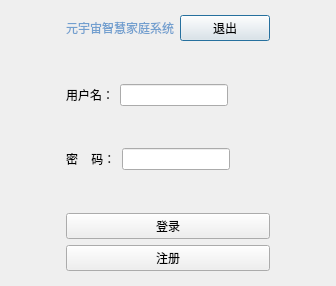
<?xml version="1.0" encoding="UTF-8"?>
<ui version="4.0">
 <class>DialogLog</class>
 <widget class="QDialog" name="DialogLog">
  <property name="geometry">
   <rect>
    <x>0</x>
    <y>0</y>
    <width>336</width>
    <height>286</height>
   </rect>
  </property>
  <property name="windowTitle">
   <string>Dialog</string>
  </property>
  <layout class="QGridLayout" name="gridLayout">
   <item row="0" column="1">
    <spacer name="verticalSpacer_4">
     <property name="orientation">
      <enum>Qt::Vertical</enum>
     </property>
     <property name="sizeHint" stdset="0">
      <size>
       <width>20</width>
       <height>13</height>
      </size>
     </property>
    </spacer>
   </item>
   <item row="1" column="0">
    <spacer name="horizontalSpacer_7">
     <property name="orientation">
      <enum>Qt::Horizontal</enum>
     </property>
     <property name="sizeHint" stdset="0">
      <size>
       <width>45</width>
       <height>20</height>
      </size>
     </property>
    </spacer>
   </item>
   <item row="1" column="1">
    <layout class="QVBoxLayout" name="verticalLayout_2">
     <item>
      <layout class="QHBoxLayout" name="horizontalLayout_5">
       <item>
        <widget class="QLabel" name="label_3">
         <property name="styleSheet">
          <string notr="true">font: 18pt &quot;Ubuntu&quot;;
color: rgb(114, 159, 207);</string>
         </property>
         <property name="text">
          <string>元宇宙智慧家庭系统</string>
         </property>
        </widget>
       </item>
       <item>
        <widget class="QPushButton" name="pushButton">
         <property name="text">
          <string>退出</string>
         </property>
        </widget>
       </item>
      </layout>
     </item>
     <item>
      <spacer name="verticalSpacer_3">
       <property name="orientation">
        <enum>Qt::Vertical</enum>
       </property>
       <property name="sizeHint" stdset="0">
        <size>
         <width>20</width>
         <height>40</height>
        </size>
       </property>
      </spacer>
     </item>
     <item>
      <layout class="QVBoxLayout" name="verticalLayout">
       <item>
        <layout class="QHBoxLayout" name="horizontalLayout">
         <item>
          <widget class="QLabel" name="label_user">
           <property name="text">
            <string>用户名：</string>
           </property>
          </widget>
         </item>
         <item>
          <widget class="QLineEdit" name="lineEdit_user"/>
         </item>
         <item>
          <spacer name="horizontalSpacer">
           <property name="orientation">
            <enum>Qt::Horizontal</enum>
           </property>
           <property name="sizeHint" stdset="0">
            <size>
             <width>40</width>
             <height>20</height>
            </size>
           </property>
          </spacer>
         </item>
        </layout>
       </item>
       <item>
        <spacer name="verticalSpacer">
         <property name="orientation">
          <enum>Qt::Vertical</enum>
         </property>
         <property name="sizeHint" stdset="0">
          <size>
           <width>20</width>
           <height>40</height>
          </size>
         </property>
        </spacer>
       </item>
       <item>
        <layout class="QHBoxLayout" name="horizontalLayout_2">
         <item>
          <widget class="QLabel" name="label_passwd">
           <property name="text">
            <string>密    码：</string>
           </property>
          </widget>
         </item>
         <item>
          <widget class="QLineEdit" name="lineEdit_passwd"/>
         </item>
         <item>
          <spacer name="horizontalSpacer_2">
           <property name="orientation">
            <enum>Qt::Horizontal</enum>
           </property>
           <property name="sizeHint" stdset="0">
            <size>
             <width>40</width>
             <height>20</height>
            </size>
           </property>
          </spacer>
         </item>
        </layout>
       </item>
      </layout>
     </item>
     <item>
      <spacer name="verticalSpacer_2">
       <property name="orientation">
        <enum>Qt::Vertical</enum>
       </property>
       <property name="sizeHint" stdset="0">
        <size>
         <width>20</width>
         <height>40</height>
        </size>
       </property>
      </spacer>
     </item>
     <item>
      <layout class="QHBoxLayout" name="horizontalLayout_4">
       <item>
        <widget class="QPushButton" name="pushButton_log">
         <property name="styleSheet">
          <string notr="true">font: 20pt &quot;Ubuntu&quot;;</string>
         </property>
         <property name="text">
          <string>登录</string>
         </property>
        </widget>
       </item>
      </layout>
     </item>
     <item>
      <layout class="QHBoxLayout" name="horizontalLayout_3">
       <item>
        <widget class="QPushButton" name="pushButton_register">
         <property name="styleSheet">
          <string notr="true">font: 20pt &quot;Ubuntu&quot;;</string>
         </property>
         <property name="text">
          <string>注册</string>
         </property>
        </widget>
       </item>
      </layout>
     </item>
    </layout>
   </item>
   <item row="1" column="2">
    <spacer name="horizontalSpacer_8">
     <property name="orientation">
      <enum>Qt::Horizontal</enum>
     </property>
     <property name="sizeHint" stdset="0">
      <size>
       <width>45</width>
       <height>20</height>
      </size>
     </property>
    </spacer>
   </item>
   <item row="2" column="1">
    <spacer name="verticalSpacer_5">
     <property name="orientation">
      <enum>Qt::Vertical</enum>
     </property>
     <property name="sizeHint" stdset="0">
      <size>
       <width>20</width>
       <height>13</height>
      </size>
     </property>
    </spacer>
   </item>
  </layout>
 </widget>
 <resources/>
 <connections/>
</ui>
